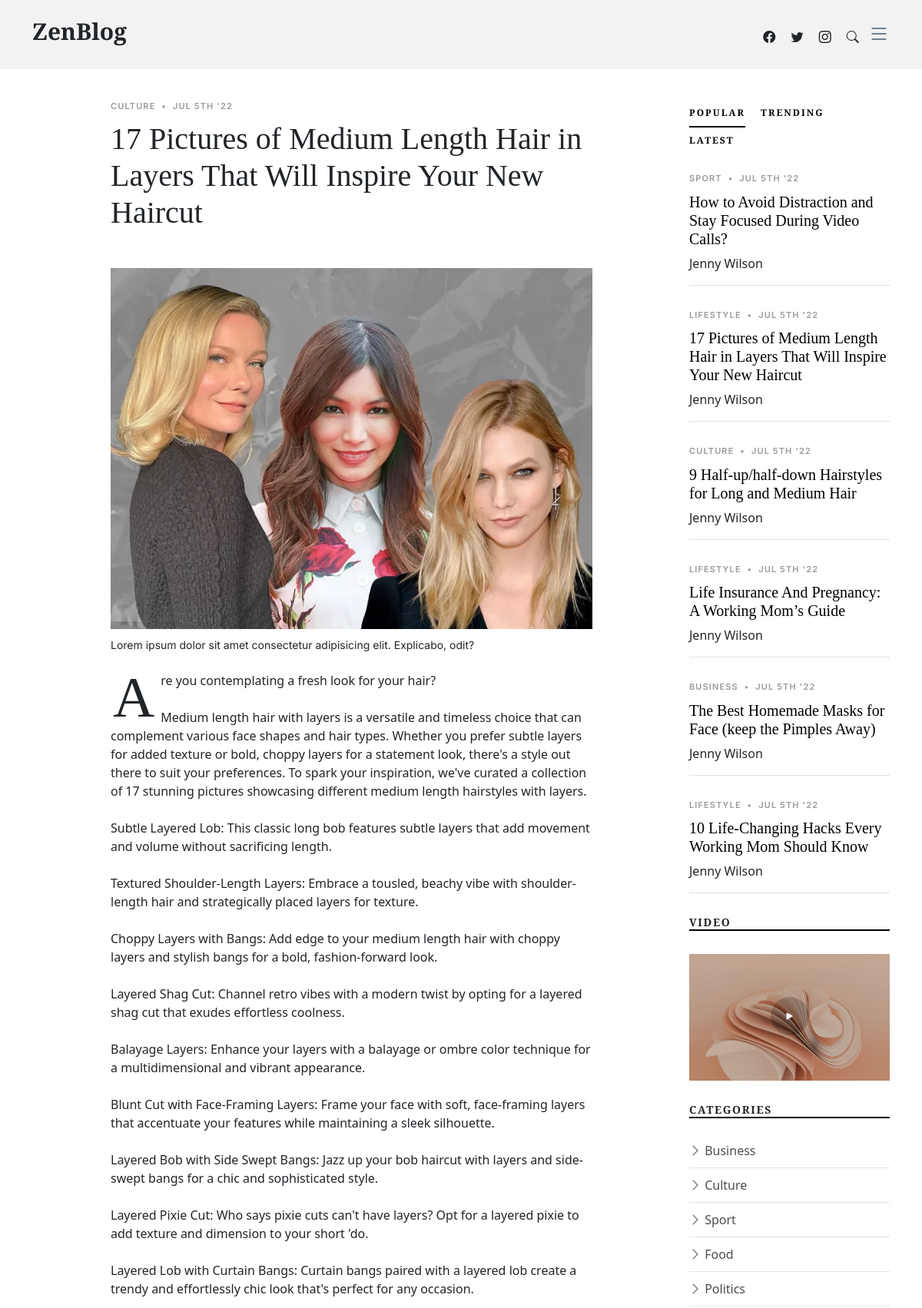
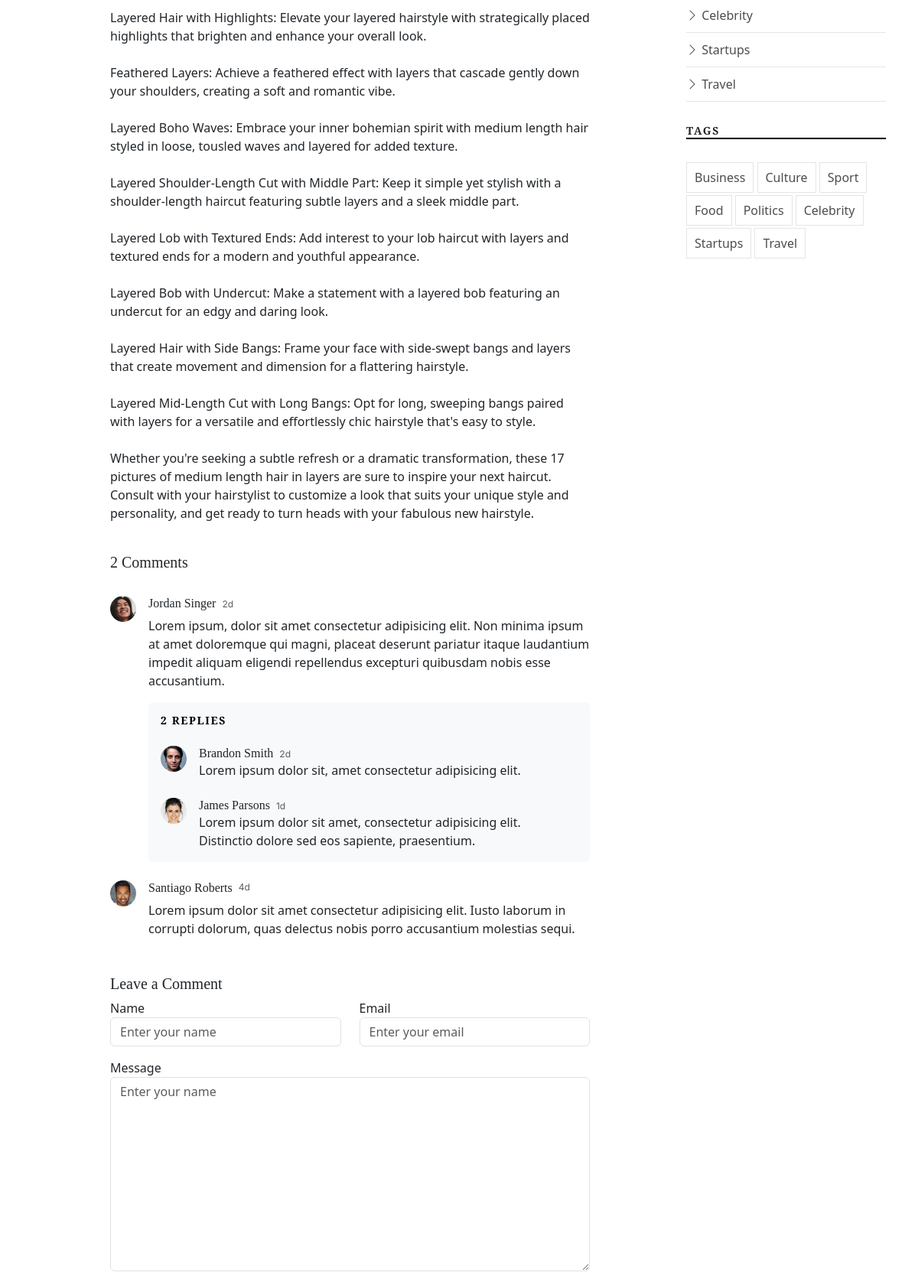
Screenshot of /post/8 (upper part) with the database file from the repository (2 pictures, top to bottom).
### posts/models.py (models this page shows)
class Post(models.Model):
	title= models.CharField(max_length=1000, default='')
	created_at= models.DateTimeField(default=datetime.now, blank= True)
	image = models.ImageField(upload_to='static/assets/img/', null=True, blank=True)
	section= models.CharField(max_length=100, default='')
	author= models.CharField(max_length=100, default='')
	body = models.TextField(default='')

### posts/views.py (the view)
# urls.py: path('post/<str:pk>', views.post, name='post' )
def post(request, pk):
	posts =Post.objects.get(id=pk)
	return render (request, 'post.html', {'posts': posts})

### templates/post.html (shortened to what this page needs)
{% load static %}
<!DOCTYPE html>
<html lang="en">
<head>
  <link href="{% static 'assets/vendor/bootstrap/css/bootstrap.min.css' %}" rel="stylesheet">
  <link href="{% static 'assets/vendor/bootstrap-icons/bootstrap-icons.css' %}" rel="stylesheet">
  <link href="{% static 'assets/vendor/swiper/swiper-bundle.min.css' %}" rel="stylesheet">
  <link href="{% static 'assets/vendor/glightbox/css/glightbox.min.css' %}" rel="stylesheet">
  <link href="{% static 'assets/vendor/aos/aos.css' %}" rel="stylesheet">
  <link href="{% static 'assets/css/variables.css' %}" rel="stylesheet">
  <link href="{% static 'assets/css/main.css' %}" rel="stylesheet">
</head>
<body>
  <header id="header" class="header d-flex align-items-center fixed-top">
    <div class="container-fluid container-xl d-flex align-items-center justify-content-between">
      <a href="index.html" class="logo d-flex align-items-center">
        <h1>ZenBlog</h1>
      </a>
      <div class="position-relative">
        <a href="#" class="mx-2"><span class="bi-facebook"></span></a>
        <a href="#" class="mx-2"><span class="bi-twitter"></span></a>
        <a href="#" class="mx-2"><span class="bi-instagram"></span></a>
        <a href="#" class="mx-2 js-search-open"><span class="bi-search"></span></a>
        <i class="bi bi-list mobile-nav-toggle"></i>
      </div>
    </div>
  </header>
  <main id="main">
    <section class="single-post-content">
      <div class="container">
        <div class="row">
          <div class="col-md-9 post-content" data-aos="fade-up">
            <div class="single-post">
              <div class="post-meta"><span class="date">{{posts.section}}</span> <span class="mx-1">&bullet;</span> <span>Jul 5th '22</span></div>
              <h1 class="mb-5">{{posts.title}}</h1>
              <figure class="my-4">
                <img src="{{posts.image.url}}" alt="" class="img-fluid">
                <figcaption>Lorem ipsum dolor sit amet consectetur adipisicing elit. Explicabo, odit? </figcaption>
              </figure>
              <p>
                <span class="firstcharacter">{{ posts.body|slice:"0:1"|striptags|linebreaksbr }}</span>
                {{ posts.body|slice:"1:"|linebreaksbr }}
              </p>
            </div>
            <div class="comments">
              <h5 class="comment-title py-4">2 Comments</h5>
              <div class="comment d-flex mb-4">
                <div class="flex-shrink-0">
                  <div class="avatar avatar-sm rounded-circle">
                    <img class="avatar-img" src="{% static 'assets/img/person-5.jpg' %}" alt="" class="img-fluid">
                  </div>
                </div>
                <div class="flex-grow-1 ms-2 ms-sm-3">
                  <div class="comment-meta d-flex align-items-baseline">
                    <h6 class="me-2">Jordan Singer</h6>
                    <span class="text-muted">2d</span>
                  </div>
                  <div class="comment-body">
                    Lorem ipsum, dolor sit amet consectetur adipisicing elit. Non minima ipsum at amet doloremque qui magni, placeat deserunt pariatur itaque laudantium impedit aliquam eligendi repellendus excepturi quibusdam nobis esse accusantium.
                  </div>
                  <div class="comment-replies bg-light p-3 mt-3 rounded">
                    <h6 class="comment-replies-title mb-4 text-muted text-uppercase">2 replies</h6>
                    <div class="reply d-flex mb-4">
                      <div class="flex-shrink-0">
                        <div class="avatar avatar-sm rounded-circle">
                          <img class="avatar-img" src="{% static 'assets/img/person-4.jpg' %}" alt="" class="img-fluid">
                        </div>
                      </div>
                      <div class="flex-grow-1 ms-2 ms-sm-3">
                        <div class="reply-meta d-flex align-items-baseline">
                          <h6 class="mb-0 me-2">Brandon Smith</h6>
                          <span class="text-muted">2d</span>
                        </div>
                        <div class="reply-body">
                          Lorem ipsum dolor sit, amet consectetur adipisicing elit.
                        </div>
                      </div>
                    </div>
                    <div class="reply d-flex">
                      <div class="flex-shrink-0">
                        <div class="avatar avatar-sm rounded-circle">
                          <img class="avatar-img" src="{% static 'assets/img/person-3.jpg' %}" alt="" class="img-fluid">
                        </div>
                      </div>
                      <div class="flex-grow-1 ms-2 ms-sm-3">
                        <div class="reply-meta d-flex align-items-baseline">
                          <h6 class="mb-0 me-2">James Parsons</h6>
                          <span class="text-muted">1d</span>
                        </div>
                        <div class="reply-body">
                          Lorem ipsum dolor sit amet, consectetur adipisicing elit. Distinctio dolore sed eos sapiente, praesentium.
                        </div>
                      </div>
                    </div>
                  </div>
                </div>
              </div>
              <div class="comment d-flex">
                <div class="flex-shrink-0">
                  <div class="avatar avatar-sm rounded-circle">
                    <img class="avatar-img" src="{% static 'assets/img/person-2.jpg' %}" alt="" class="img-fluid">
                  </div>
                </div>
                <div class="flex-shrink-1 ms-2 ms-sm-3">
                  <div class="comment-meta d-flex">
                    <h6 class="me-2">Santiago Roberts</h6>
                    <span class="text-muted">4d</span>
                  </div>
                  <div class="comment-body">
                    Lorem ipsum dolor sit amet consectetur adipisicing elit. Iusto laborum in corrupti dolorum, quas delectus nobis porro accusantium molestias sequi.
                  </div>
                </div>
              </div>
            </div>
            <div class="row justify-content-center mt-5">
              <div class="col-lg-12">
                <h5 class="comment-title">Leave a Comment</h5>
                <div class="row">
                  <div class="col-lg-6 mb-3">
                    <label for="comment-name">Name</label>
                    <input type="text" class="form-control" id="comment-name" placeholder="Enter your name">
                  </div>
                  <div class="col-lg-6 mb-3">
                    <label for="comment-email">Email</label>
                    <input type="text" class="form-control" id="comment-email" placeholder="Enter your email">
                  </div>
                  <div class="col-12 mb-3">
                    <label for="comment-message">Message</label>
                    <textarea class="form-control" id="comment-message" placeholder="Enter your name" cols="30" rows="10"></textarea>
                  </div>
                </div>
              </div>
            </div>
          </div>
          <div class="col-md-3">
            <div class="aside-block">
              <ul class="nav nav-pills custom-tab-nav mb-4" id="pills-tab" role="tablist">
                <li class="nav-item" role="presentation">
                  <button class="nav-link active" id="pills-popular-tab" data-bs-toggle="pill" data-bs-target="#pills-popular" type="button" role="tab" aria-controls="pills-popular" aria-selected="true">Popular</button>
                </li>
                <li class="nav-item" role="presentation">
                  <button class="nav-link" id="pills-trending-tab" data-bs-toggle="pill" data-bs-target="#pills-trending" type="button" role="tab" aria-controls="pills-trending" aria-selected="false">Trending</button>
                </li>
                <li class="nav-item" role="presentation">
                  <button class="nav-link" id="pills-latest-tab" data-bs-toggle="pill" data-bs-target="#pills-latest" type="button" role="tab" aria-controls="pills-latest" aria-selected="false">Latest</button>
                </li>
              </ul>
              <div class="tab-content" id="pills-tabContent">
                <div class="tab-pane fade show active" id="pills-popular" role="tabpanel" aria-labelledby="pills-popular-tab">
                  <div class="post-entry-1 border-bottom">
                    <div class="post-meta"><span class="date">Sport</span> <span class="mx-1">&bullet;</span> <span>Jul 5th '22</span></div>
                    <h2 class="mb-2"><a href="#">How to Avoid Distraction and Stay Focused During Video Calls?</a></h2>
                    <span class="author mb-3 d-block">Jenny Wilson</span>
                  </div>
                  <div class="post-entry-1 border-bottom">
                    <div class="post-meta"><span class="date">Lifestyle</span> <span class="mx-1">&bullet;</span> <span>Jul 5th '22</span></div>
                    <h2 class="mb-2"><a href="#">17 Pictures of Medium Length Hair in Layers That Will Inspire Your New Haircut</a></h2>
                    <span class="author mb-3 d-block">Jenny Wilson</span>
                  </div>
                  <div class="post-entry-1 border-bottom">
                    <div class="post-meta"><span class="date">Culture</span> <span class="mx-1">&bullet;</span> <span>Jul 5th '22</span></div>
                    <h2 class="mb-2"><a href="#">9 Half-up/half-down Hairstyles for Long and Medium Hair</a></h2>
                    <span class="author mb-3 d-block">Jenny Wilson</span>
                  </div>
                  <div class="post-entry-1 border-bottom">
                    <div class="post-meta"><span class="date">Lifestyle</span> <span class="mx-1">&bullet;</span> <span>Jul 5th '22</span></div>
                    <h2 class="mb-2"><a href="#">Life Insurance And Pregnancy: A Working Mom’s Guide</a></h2>
                    <span class="author mb-3 d-block">Jenny Wilson</span>
                  </div>
                  <div class="post-entry-1 border-bottom">
                    <div class="post-meta"><span class="date">Business</span> <span class="mx-1">&bullet;</span> <span>Jul 5th '22</span></div>
                    <h2 class="mb-2"><a href="#">The Best Homemade Masks for Face (keep the Pimples Away)</a></h2>
                    <span class="author mb-3 d-block">Jenny Wilson</span>
                  </div>
                  <div class="post-entry-1 border-bottom">
                    <div class="post-meta"><span class="date">Lifestyle</span> <span class="mx-1">&bullet;</span> <span>Jul 5th '22</span></div>
                    <h2 class="mb-2"><a href="#">10 Life-Changing Hacks Every Working Mom Should Know</a></h2>
                    <span class="author mb-3 d-block">Jenny Wilson</span>
                  </div>
                </div>
              </div>
            </div>
            <div class="aside-block">
              <h3 class="aside-title">Video</h3>
              <div class="video-post">
                <a href="https://www.youtube.com/watch?v=AiFfDjmd0jU" class="glightbox link-video">
                  <span class="bi-play-fill"></span>
                  <img src="{% static 'assets/img/post-landscape-5.jpg' %}" alt="" class="img-fluid">
                </a>
              </div>
            </div>
            <div class="aside-block">
              <h3 class="aside-title">Categories</h3>
              <ul class="aside-links list-unstyled">
                <li><a href="category.html"><i class="bi bi-chevron-right"></i> Business</a></li>
                <li><a href="category.html"><i class="bi bi-chevron-right"></i> Culture</a></li>
                <li><a href="category.html"><i class="bi bi-chevron-right"></i> Sport</a></li>
                <li><a href="category.html"><i class="bi bi-chevron-right"></i> Food</a></li>
                <li><a href="category.html"><i class="bi bi-chevron-right"></i> Politics</a></li>
                <li><a href="category.html"><i class="bi bi-chevron-right"></i> Celebrity</a></li>
                <li><a href="category.html"><i class="bi bi-chevron-right"></i> Startups</a></li>
                <li><a href="category.html"><i class="bi bi-chevron-right"></i> Travel</a></li>
              </ul>
            </div>
            <div class="aside-block">
              <h3 class="aside-title">Tags</h3>
              <ul class="aside-tags list-unstyled">
                <li><a href="category.html">Business</a></li>
                <li><a href="category.html">Culture</a></li>
                <li><a href="category.html">Sport</a></li>
                <li><a href="category.html">Food</a></li>
                <li><a href="category.html">Politics</a></li>
                <li><a href="category.html">Celebrity</a></li>
                <li><a href="category.html">Startups</a></li>
                <li><a href="category.html">Travel</a></li>
              </ul>
            </div>
          </div>
        </div>
      </div>
    </section>
  </main>
</body>
</html>

### rows the page displays
Post: section "CULTURE", title "17 Pictures of Medium Length Hair in Layers That Will Inspire Your New Haircut", image (picture), body "A", body "re you contemplating a fresh look for your hair? Medium length hair with layers is a versatile and timeless choice that can complement various face shapes and hair types. Whether you prefer subtle layers for added texture or bold, choppy layers for a statement look, there's a style out there to suit your preferences. To spark your inspiration, we've curated a collection of 17 stunning pictures showcasing different medium length hairstyles with layers. Subtle Layered Lob: This classic long bob features subtle layers that add movement and volume without sacrificing length. Textured Shoulder-Length Layers: Embrace a tousled, beachy vibe with shoulder-length hair and strategically placed layers…"
